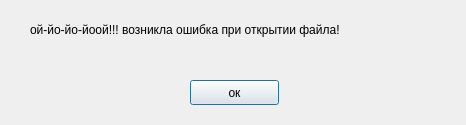
<?xml version="1.0" encoding="UTF-8"?>
<ui version="4.0">
 <class>status</class>
 <widget class="QDialog" name="status">
  <property name="geometry">
   <rect>
    <x>0</x>
    <y>0</y>
    <width>466</width>
    <height>125</height>
   </rect>
  </property>
  <property name="windowTitle">
   <string>Dialog</string>
  </property>
  <property name="modal">
   <bool>true</bool>
  </property>
  <widget class="QLabel" name="label_errorMsg">
   <property name="geometry">
    <rect>
     <x>30</x>
     <y>-10</y>
     <width>411</width>
     <height>81</height>
    </rect>
   </property>
   <property name="text">
    <string>&lt;html&gt;&lt;head/&gt;&lt;body&gt;&lt;p&gt;ой-йо-йо-йоой!!! возникла ошибка при открытии файла!&lt;/p&gt;&lt;/body&gt;&lt;/html&gt;</string>
   </property>
  </widget>
  <widget class="QPushButton" name="exitButton">
   <property name="geometry">
    <rect>
     <x>190</x>
     <y>80</y>
     <width>89</width>
     <height>25</height>
    </rect>
   </property>
   <property name="text">
    <string>ок</string>
   </property>
  </widget>
 </widget>
 <resources/>
 <connections/>
</ui>
